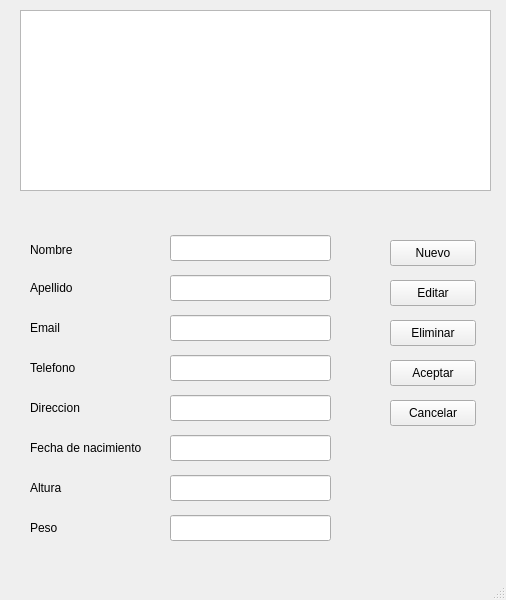
<?xml version="1.0" encoding="UTF-8"?>
<ui version="4.0">
 <class>MainWindow</class>
 <widget class="QMainWindow" name="MainWindow">
  <property name="geometry">
   <rect>
    <x>0</x>
    <y>0</y>
    <width>506</width>
    <height>600</height>
   </rect>
  </property>
  <property name="windowTitle">
   <string>Agenda</string>
  </property>
  <widget class="QWidget" name="centralwidget">
   <widget class="QListWidget" name="lista">
    <property name="geometry">
     <rect>
      <x>20</x>
      <y>10</y>
      <width>471</width>
      <height>181</height>
     </rect>
    </property>
   </widget>
   <widget class="QPushButton" name="bNuevo">
    <property name="geometry">
     <rect>
      <x>390</x>
      <y>240</y>
      <width>86</width>
      <height>26</height>
     </rect>
    </property>
    <property name="text">
     <string>Nuevo</string>
    </property>
   </widget>
   <widget class="QLineEdit" name="nombre">
    <property name="geometry">
     <rect>
      <x>170</x>
      <y>235</y>
      <width>161</width>
      <height>26</height>
     </rect>
    </property>
   </widget>
   <widget class="QLineEdit" name="apellido">
    <property name="geometry">
     <rect>
      <x>170</x>
      <y>275</y>
      <width>161</width>
      <height>26</height>
     </rect>
    </property>
   </widget>
   <widget class="QLineEdit" name="telefono">
    <property name="geometry">
     <rect>
      <x>170</x>
      <y>355</y>
      <width>161</width>
      <height>26</height>
     </rect>
    </property>
   </widget>
   <widget class="QLineEdit" name="email">
    <property name="geometry">
     <rect>
      <x>170</x>
      <y>315</y>
      <width>161</width>
      <height>26</height>
     </rect>
    </property>
   </widget>
   <widget class="QLineEdit" name="altura">
    <property name="geometry">
     <rect>
      <x>170</x>
      <y>475</y>
      <width>161</width>
      <height>26</height>
     </rect>
    </property>
   </widget>
   <widget class="QLineEdit" name="peso">
    <property name="geometry">
     <rect>
      <x>170</x>
      <y>515</y>
      <width>161</width>
      <height>26</height>
     </rect>
    </property>
   </widget>
   <widget class="QLineEdit" name="fechanac">
    <property name="geometry">
     <rect>
      <x>170</x>
      <y>435</y>
      <width>161</width>
      <height>26</height>
     </rect>
    </property>
   </widget>
   <widget class="QLineEdit" name="direccion">
    <property name="geometry">
     <rect>
      <x>170</x>
      <y>395</y>
      <width>161</width>
      <height>26</height>
     </rect>
    </property>
   </widget>
   <widget class="QPushButton" name="bEditar">
    <property name="geometry">
     <rect>
      <x>390</x>
      <y>280</y>
      <width>86</width>
      <height>26</height>
     </rect>
    </property>
    <property name="text">
     <string>Editar</string>
    </property>
   </widget>
   <widget class="QPushButton" name="bEliminar">
    <property name="geometry">
     <rect>
      <x>390</x>
      <y>320</y>
      <width>86</width>
      <height>26</height>
     </rect>
    </property>
    <property name="text">
     <string>Eliminar</string>
    </property>
   </widget>
   <widget class="QPushButton" name="bAceptar">
    <property name="geometry">
     <rect>
      <x>390</x>
      <y>360</y>
      <width>86</width>
      <height>26</height>
     </rect>
    </property>
    <property name="text">
     <string>Aceptar</string>
    </property>
   </widget>
   <widget class="QPushButton" name="bCancelar">
    <property name="geometry">
     <rect>
      <x>390</x>
      <y>400</y>
      <width>86</width>
      <height>26</height>
     </rect>
    </property>
    <property name="text">
     <string>Cancelar</string>
    </property>
   </widget>
   <widget class="QLabel" name="label">
    <property name="geometry">
     <rect>
      <x>30</x>
      <y>242</y>
      <width>58</width>
      <height>16</height>
     </rect>
    </property>
    <property name="text">
     <string>Nombre</string>
    </property>
   </widget>
   <widget class="QLabel" name="label_2">
    <property name="geometry">
     <rect>
      <x>30</x>
      <y>280</y>
      <width>58</width>
      <height>16</height>
     </rect>
    </property>
    <property name="text">
     <string>Apellido</string>
    </property>
   </widget>
   <widget class="QLabel" name="label_3">
    <property name="geometry">
     <rect>
      <x>30</x>
      <y>360</y>
      <width>58</width>
      <height>16</height>
     </rect>
    </property>
    <property name="text">
     <string>Telefono</string>
    </property>
   </widget>
   <widget class="QLabel" name="label_4">
    <property name="geometry">
     <rect>
      <x>30</x>
      <y>320</y>
      <width>58</width>
      <height>16</height>
     </rect>
    </property>
    <property name="text">
     <string>Email</string>
    </property>
   </widget>
   <widget class="QLabel" name="label_5">
    <property name="geometry">
     <rect>
      <x>30</x>
      <y>480</y>
      <width>58</width>
      <height>16</height>
     </rect>
    </property>
    <property name="text">
     <string>Altura</string>
    </property>
   </widget>
   <widget class="QLabel" name="label_6">
    <property name="geometry">
     <rect>
      <x>30</x>
      <y>400</y>
      <width>58</width>
      <height>16</height>
     </rect>
    </property>
    <property name="text">
     <string>Direccion</string>
    </property>
   </widget>
   <widget class="QLabel" name="label_7">
    <property name="geometry">
     <rect>
      <x>30</x>
      <y>520</y>
      <width>58</width>
      <height>16</height>
     </rect>
    </property>
    <property name="text">
     <string>Peso</string>
    </property>
   </widget>
   <widget class="QLabel" name="label_8">
    <property name="geometry">
     <rect>
      <x>30</x>
      <y>440</y>
      <width>121</width>
      <height>16</height>
     </rect>
    </property>
    <property name="text">
     <string>Fecha de nacimiento</string>
    </property>
   </widget>
  </widget>
  <widget class="QStatusBar" name="statusbar"/>
 </widget>
 <tabstops>
  <tabstop>nombre</tabstop>
  <tabstop>apellido</tabstop>
  <tabstop>email</tabstop>
  <tabstop>telefono</tabstop>
  <tabstop>direccion</tabstop>
  <tabstop>fechanac</tabstop>
  <tabstop>altura</tabstop>
  <tabstop>peso</tabstop>
  <tabstop>bNuevo</tabstop>
  <tabstop>bEditar</tabstop>
  <tabstop>bEliminar</tabstop>
  <tabstop>bAceptar</tabstop>
  <tabstop>bCancelar</tabstop>
  <tabstop>lista</tabstop>
 </tabstops>
 <resources/>
 <connections/>
</ui>
